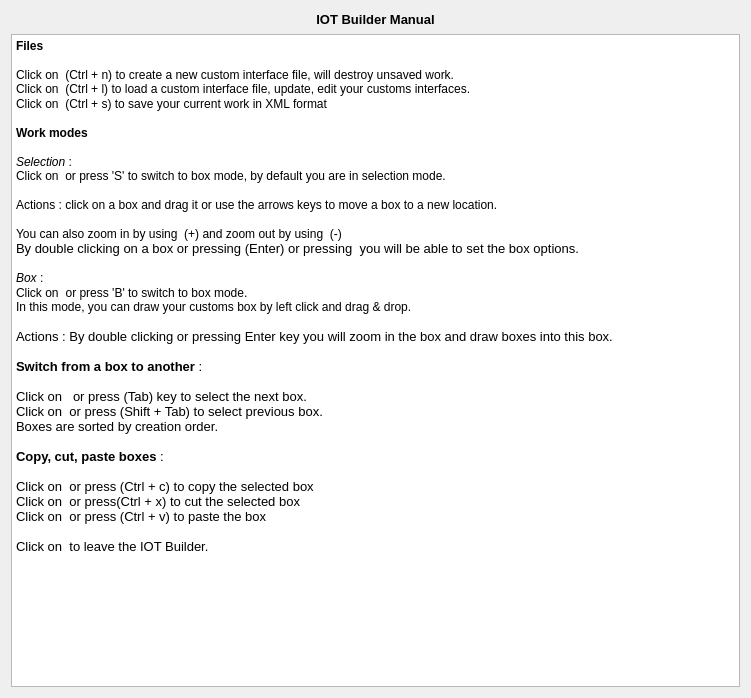
<?xml version="1.0" encoding="UTF-8"?>
<ui version="4.0">
 <class>Help</class>
 <widget class="QWidget" name="Help">
  <property name="geometry">
   <rect>
    <x>0</x>
    <y>0</y>
    <width>751</width>
    <height>698</height>
   </rect>
  </property>
  <property name="windowTitle">
   <string>IOT Builder Help</string>
  </property>
  <layout class="QGridLayout" name="gridLayout_2">
   <item row="0" column="0">
    <layout class="QGridLayout" name="gridLayout">
     <item row="0" column="0">
      <spacer name="horizontalSpacer">
       <property name="orientation">
        <enum>Qt::Horizontal</enum>
       </property>
       <property name="sizeHint" stdset="0">
        <size>
         <width>218</width>
         <height>17</height>
        </size>
       </property>
      </spacer>
     </item>
     <item row="0" column="1">
      <widget class="QLabel" name="label">
       <property name="text">
        <string>&lt;!DOCTYPE HTML PUBLIC &quot;-//W3C//DTD HTML 4.0//EN&quot; &quot;http://www.w3.org/TR/REC-html40/strict.dtd&quot;&gt;
&lt;html&gt;&lt;head&gt;&lt;meta name=&quot;qrichtext&quot; content=&quot;1&quot; /&gt;&lt;style type=&quot;text/css&quot;&gt;
p, li { white-space: pre-wrap; }
&lt;/style&gt;&lt;/head&gt;&lt;body style=&quot; font-family:'Sans'; font-size:10pt; font-weight:400; font-style:normal;&quot;&gt;
&lt;p style=&quot; margin-top:0px; margin-bottom:0px; margin-left:0px; margin-right:0px; -qt-block-indent:0; text-indent:0px;&quot;&gt;&lt;span style=&quot; font-weight:600;&quot;&gt;IOT Builder Manual&lt;/span&gt;&lt;/p&gt;&lt;/body&gt;&lt;/html&gt;</string>
       </property>
       <property name="alignment">
        <set>Qt::AlignCenter</set>
       </property>
      </widget>
     </item>
     <item row="0" column="2">
      <spacer name="horizontalSpacer_2">
       <property name="orientation">
        <enum>Qt::Horizontal</enum>
       </property>
       <property name="sizeHint" stdset="0">
        <size>
         <width>238</width>
         <height>17</height>
        </size>
       </property>
      </spacer>
     </item>
     <item row="1" column="0" colspan="3">
      <widget class="QTextBrowser" name="textBrowser">
       <property name="html">
        <string>&lt;!DOCTYPE HTML PUBLIC &quot;-//W3C//DTD HTML 4.0//EN&quot; &quot;http://www.w3.org/TR/REC-html40/strict.dtd&quot;&gt;
&lt;html&gt;&lt;head&gt;&lt;meta name=&quot;qrichtext&quot; content=&quot;1&quot; /&gt;&lt;style type=&quot;text/css&quot;&gt;
p, li { white-space: pre-wrap; }
&lt;/style&gt;&lt;/head&gt;&lt;body style=&quot; font-family:'Sans'; font-size:10pt; font-weight:400; font-style:normal;&quot;&gt;
&lt;p style=&quot; margin-top:0px; margin-bottom:0px; margin-left:0px; margin-right:0px; -qt-block-indent:0; text-indent:0px;&quot;&gt;&lt;span style=&quot; font-family:'Arial'; font-size:medium; font-weight:600;&quot;&gt;Files&lt;/span&gt;&lt;/p&gt;
&lt;p style=&quot; margin-top:0px; margin-bottom:0px; margin-left:0px; margin-right:0px; -qt-block-indent:0; text-indent:0px;&quot;&gt;&lt;span style=&quot; font-family:'Arial';&quot;&gt; &lt;/span&gt;&lt;/p&gt;
&lt;p style=&quot; margin-top:0px; margin-bottom:0px; margin-left:0px; margin-right:0px; -qt-block-indent:0; text-indent:0px;&quot;&gt;&lt;span style=&quot; font-family:'Arial'; font-size:medium;&quot;&gt;Click on &lt;/span&gt;&lt;img src=&quot;:/pix/new_file.png&quot; /&gt;&lt;span style=&quot; font-family:'Arial'; font-size:medium;&quot;&gt; (Ctrl + n) to create a new custom interface file, will destroy unsaved work.&lt;/span&gt;&lt;/p&gt;
&lt;p style=&quot; margin-top:0px; margin-bottom:0px; margin-left:0px; margin-right:0px; -qt-block-indent:0; text-indent:0px;&quot;&gt;&lt;span style=&quot; font-family:'Arial'; font-size:medium;&quot;&gt;Click on &lt;/span&gt;&lt;img src=&quot;:/pix/load_file.png&quot; /&gt;&lt;span style=&quot; font-family:'Arial'; font-size:medium;&quot;&gt; (Ctrl + l) to load a custom interface file, update, edit your customs interfaces.&lt;/span&gt;&lt;/p&gt;
&lt;p style=&quot; margin-top:0px; margin-bottom:0px; margin-left:0px; margin-right:0px; -qt-block-indent:0; text-indent:0px;&quot;&gt;&lt;span style=&quot; font-family:'Arial'; font-size:medium;&quot;&gt;Click on &lt;/span&gt;&lt;img src=&quot;:/pix/save_file.png&quot; /&gt;&lt;span style=&quot; font-family:'Arial'; font-size:medium;&quot;&gt; (Ctrl + s) to save your current work in XML format&lt;/span&gt;&lt;span style=&quot; font-family:'Arial';&quot;&gt;&lt;br /&gt;&lt;/span&gt;&lt;/p&gt;
&lt;p style=&quot; margin-top:0px; margin-bottom:0px; margin-left:0px; margin-right:0px; -qt-block-indent:0; text-indent:0px;&quot;&gt;&lt;span style=&quot; font-family:'Arial'; font-size:medium; font-weight:600;&quot;&gt;Work modes&lt;/span&gt;&lt;span style=&quot; font-family:'Arial'; font-size:medium;&quot;&gt;&lt;br /&gt;&lt;/span&gt;&lt;/p&gt;
&lt;p style=&quot; margin-top:0px; margin-bottom:0px; margin-left:0px; margin-right:0px; -qt-block-indent:0; text-indent:0px;&quot;&gt;&lt;span style=&quot; font-family:'Arial'; font-size:medium; font-style:italic;&quot;&gt;Selection&lt;/span&gt;&lt;span style=&quot; font-family:'Arial'; font-size:medium;&quot;&gt; :&lt;/span&gt;&lt;/p&gt;
&lt;p style=&quot; margin-top:0px; margin-bottom:0px; margin-left:0px; margin-right:0px; -qt-block-indent:0; text-indent:0px;&quot;&gt;&lt;span style=&quot; font-family:'Arial'; font-size:medium;&quot;&gt;Click on &lt;/span&gt;&lt;img src=&quot;:/pix/selection.png&quot; /&gt;&lt;span style=&quot; font-family:'Arial'; font-size:medium;&quot;&gt; or press 'S' to switch to box mode, by default you are in selection mode.&lt;br /&gt;&lt;/span&gt;&lt;/p&gt;
&lt;p style=&quot; margin-top:0px; margin-bottom:0px; margin-left:0px; margin-right:0px; -qt-block-indent:0; text-indent:0px;&quot;&gt;&lt;span style=&quot; font-family:'Arial'; font-size:medium;&quot;&gt;Actions : click on a box and drag it or use the arrows keys to move a box to a new location.&lt;br /&gt;&lt;/span&gt;&lt;/p&gt;
&lt;p style=&quot; margin-top:0px; margin-bottom:0px; margin-left:0px; margin-right:0px; -qt-block-indent:0; text-indent:0px;&quot;&gt;&lt;span style=&quot; font-family:'Arial'; font-size:medium;&quot;&gt;You can also zoom in by using &lt;/span&gt;&lt;img src=&quot;:/pix/zoom_in.png&quot; /&gt;&lt;span style=&quot; font-family:'Arial'; font-size:medium;&quot;&gt; (+) and zoom out by using &lt;/span&gt;&lt;img src=&quot;:/pix/zoom_out.png&quot; /&gt;&lt;span style=&quot; font-family:'Arial'; font-size:medium;&quot;&gt; (-)&lt;/span&gt;&lt;/p&gt;
&lt;p style=&quot; margin-top:0px; margin-bottom:0px; margin-left:0px; margin-right:0px; -qt-block-indent:0; text-indent:0px;&quot;&gt;&lt;span style=&quot; font-family:'Arial';&quot;&gt;By double clicking on a box or pressing (Enter) or pressing &lt;/span&gt;&lt;img src=&quot;:/pix/edit_box.png&quot; /&gt;&lt;span style=&quot; font-family:'Arial';&quot;&gt; you will be able to set the box options.&lt;br /&gt;&lt;/span&gt;&lt;/p&gt;
&lt;p style=&quot; margin-top:0px; margin-bottom:0px; margin-left:0px; margin-right:0px; -qt-block-indent:0; text-indent:0px;&quot;&gt;&lt;span style=&quot; font-family:'Arial'; font-size:medium; font-style:italic;&quot;&gt;Box&lt;/span&gt;&lt;span style=&quot; font-family:'Arial'; font-size:medium;&quot;&gt; :&lt;/span&gt;&lt;/p&gt;
&lt;p style=&quot; margin-top:0px; margin-bottom:0px; margin-left:0px; margin-right:0px; -qt-block-indent:0; text-indent:0px;&quot;&gt;&lt;span style=&quot; font-family:'Arial'; font-size:medium;&quot;&gt;Click on &lt;/span&gt;&lt;img src=&quot;:/pix/box.png&quot; /&gt;&lt;span style=&quot; font-family:'Arial';&quot;&gt; &lt;/span&gt;&lt;span style=&quot; font-family:'Arial'; font-size:medium;&quot;&gt;or press 'B' to switch to box mode.&lt;/span&gt;&lt;/p&gt;
&lt;p style=&quot; margin-top:0px; margin-bottom:0px; margin-left:0px; margin-right:0px; -qt-block-indent:0; text-indent:0px;&quot;&gt;&lt;span style=&quot; font-family:'Arial'; font-size:medium;&quot;&gt;In this mode, you can draw your customs box by left click and drag &amp;amp; drop.&lt;br /&gt;&lt;/span&gt;&lt;/p&gt;
&lt;p style=&quot; margin-top:0px; margin-bottom:0px; margin-left:0px; margin-right:0px; -qt-block-indent:0; text-indent:0px;&quot;&gt;&lt;span style=&quot; font-family:'Arial';&quot;&gt;Actions : By double clicking or pressing Enter key you will zoom in the box and draw boxes into this box.&lt;br /&gt;&lt;br /&gt;&lt;/span&gt;&lt;span style=&quot; font-family:'Arial'; font-weight:600;&quot;&gt;Switch from a box to another&lt;/span&gt;&lt;span style=&quot; font-family:'Arial';&quot;&gt; :&lt;br /&gt;&lt;/span&gt;&lt;/p&gt;
&lt;p style=&quot; margin-top:0px; margin-bottom:0px; margin-left:0px; margin-right:0px; -qt-block-indent:0; text-indent:0px;&quot;&gt;&lt;span style=&quot; font-family:'Arial';&quot;&gt;Click on &lt;/span&gt;&lt;img src=&quot;:/pix/next_box.png&quot; /&gt;&lt;span style=&quot; font-family:'Arial';&quot;&gt;  or press (Tab) key to select the next box.&lt;br /&gt;Click on &lt;/span&gt;&lt;img src=&quot;:/pix/prev_box.png&quot; /&gt;&lt;span style=&quot; font-family:'Arial';&quot;&gt; or press (Shift + Tab) to select previous box.&lt;br /&gt;Boxes are sorted by creation order.&lt;br /&gt;&lt;br /&gt;&lt;/span&gt;&lt;span style=&quot; font-family:'Arial'; font-weight:600;&quot;&gt;Copy, cut, paste boxes&lt;/span&gt;&lt;span style=&quot; font-family:'Arial';&quot;&gt; :&lt;/span&gt;&lt;/p&gt;
&lt;p style=&quot; margin-top:0px; margin-bottom:0px; margin-left:0px; margin-right:0px; -qt-block-indent:0; text-indent:0px;&quot;&gt;&lt;span style=&quot; font-family:'Arial';&quot;&gt;&lt;br /&gt;Click on &lt;/span&gt;&lt;img src=&quot;:/pix/copy_box.png&quot; /&gt;&lt;span style=&quot; font-family:'Arial';&quot;&gt; or press (Ctrl + c) to copy the selected box&lt;br /&gt;Click on &lt;/span&gt;&lt;img src=&quot;:/pix/cut_box.png&quot; /&gt;&lt;span style=&quot; font-family:'Arial';&quot;&gt; or press(Ctrl + x) to cut the selected box&lt;br /&gt;Click on &lt;/span&gt;&lt;img src=&quot;:/pix/paste_box.png&quot; /&gt;&lt;span style=&quot; font-family:'Arial';&quot;&gt; or press (Ctrl + v) to paste the box&lt;br /&gt;&lt;br /&gt;Click on &lt;/span&gt;&lt;img src=&quot;:/pix/quit.png&quot; /&gt;&lt;span style=&quot; font-family:'Arial';&quot;&gt; to leave the IOT Builder.&lt;/span&gt;&lt;/p&gt;&lt;/body&gt;&lt;/html&gt;</string>
       </property>
      </widget>
     </item>
    </layout>
   </item>
  </layout>
 </widget>
 <resources>
  <include location="resources.qrc"/>
 </resources>
 <connections/>
</ui>
